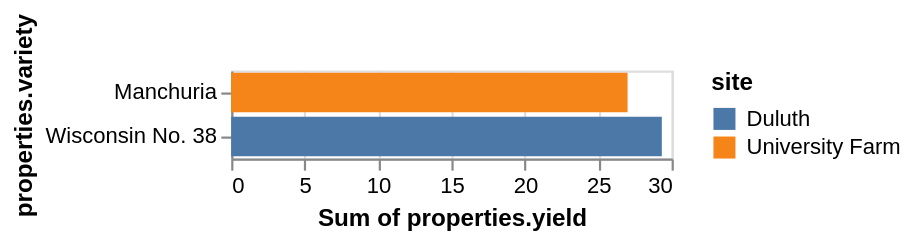

Vega-Lite specification for this chart:
### Vega specification from a JSON file in a GitHub repository (floating-point values rounded to 4 significant figures)
{"$schema": "https://vega.github.io/schema/vega/v5.json", "background": "white", "padding": 5, "width": 200, "style": "cell", "data": [{"name": "source_0", "values": {"features": [{"properties": {"variety": "Manchuria", "yield": 27, "site": "University Farm"}}, {"properties": {"variety": "Wisconsin No. 38", "yield": 29.33, "site": "Duluth"}}], "type": "FeatureCollection"}, "format": {"type": "json", "property": "features"}}, {"name": "data_0", "source": "source_0", "transform": [{"type": "formula", "expr": "datum[\"properties\"] && datum[\"properties\"][\"yield\"]", "as": "properties.yield"}, {"type": "formula", "expr": "datum[\"properties\"] && datum[\"properties\"][\"variety\"]", "as": "properties.variety"}, {"type": "formula", "expr": "datum[\"properties\"] && datum[\"properties\"][\"site\"]", "as": "properties.site"}, {"type": "aggregate", "groupby": ["properties\\.variety", "properties\\.site"], "ops": ["sum"], "fields": ["properties\\.yield"], "as": ["sum_properties.yield"]}, {"type": "stack", "groupby": ["properties\\.variety"], "field": "sum_properties\\.yield", "sort": {"field": ["properties\\.site"], "order": ["ascending"]}, "as": ["sum_properties.yield_start", "sum_properties.yield_end"], "offset": "zero"}, {"type": "filter", "expr": "isValid(datum[\"sum_properties.yield\"]) && isFinite(+datum[\"sum_properties.yield\"])"}]}], "signals": [{"name": "y_step", "value": 20}, {"name": "height", "update": "bandspace(domain('y').length, 0.1, 0.05) * y_step"}], "marks": [{"name": "marks", "type": "rect", "style": ["bar"], "from": {"data": "data_0"}, "encode": {"update": {"fill": {"scale": "color", "field": "properties\\.site"}, "ariaRoleDescription": {"value": "bar"}, "description": {"signal": "\"Sum of properties.yield: \" + (!isValid(datum[\"sum_properties.yield\"]) || !isFinite(+datum[\"sum_properties.yield\"]) ? \"\" + datum[\"sum_properties.yield\"] : format(datum[\"sum_properties.yield\"], \"\")) + \"; properties.variety: \" + (\"\" + datum[\"properties.variety\"]) + \"; site: \" + (\"\" + datum[\"properties.site\"])"}, "x": {"scale": "x", "field": "sum_properties\\.yield_end"}, "x2": {"scale": "x", "field": "sum_properties\\.yield_start"}, "y": {"scale": "y", "field": "properties\\.variety"}, "height": {"signal": "max(0.25, bandwidth('y'))"}}}}], "scales": [{"name": "x", "type": "linear", "domain": {"data": "data_0", "fields": ["sum_properties\\.yield_start", "sum_properties\\.yield_end"]}, "range": [0, {"signal": "width"}], "nice": true, "zero": true}, {"name": "y", "type": "band", "domain": {"data": "data_0", "field": "properties\\.variety", "sort": true}, "range": {"step": {"signal": "y_step"}}, "paddingInner": 0.1, "paddingOuter": 0.05}, {"name": "color", "type": "ordinal", "domain": {"data": "data_0", "field": "properties\\.site", "sort": true}, "range": "category"}], "axes": [{"scale": "x", "orient": "bottom", "gridScale": "y", "grid": true, "tickCount": {"signal": "ceil(width/40)"}, "domain": false, "labels": false, "aria": false, "maxExtent": 0, "minExtent": 0, "ticks": false, "zindex": 0}, {"scale": "x", "orient": "bottom", "grid": false, "title": "Sum of properties.yield", "labelFlush": true, "labelOverlap": true, "tickCount": {"signal": "ceil(width/40)"}, "zindex": 0}, {"scale": "y", "orient": "left", "grid": false, "title": "properties.variety", "zindex": 0}], "legends": [{"title": "site", "fill": "color", "symbolType": "square"}]}
